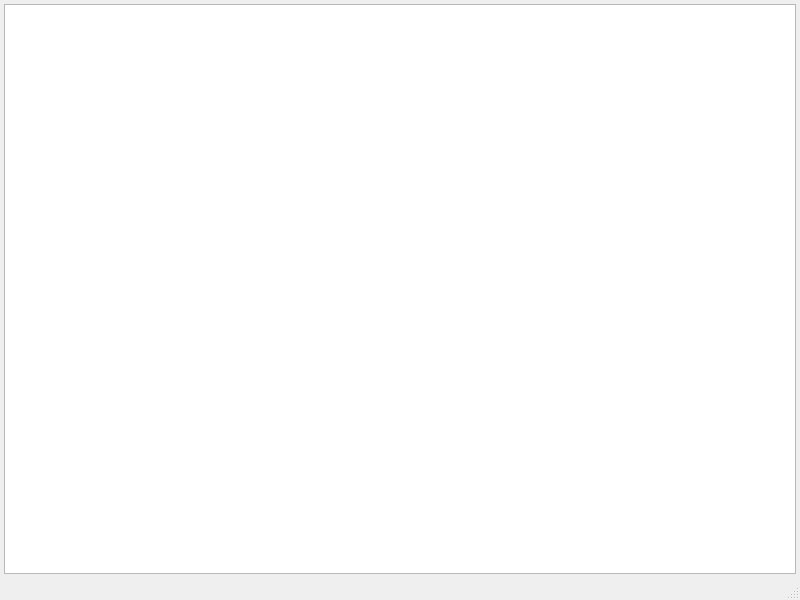
<?xml version="1.0" encoding="UTF-8"?>
<ui version="4.0">
 <class>HUserMinitor</class>
 <widget class="QMainWindow" name="HUserMinitor">
  <property name="geometry">
   <rect>
    <x>0</x>
    <y>0</y>
    <width>800</width>
    <height>600</height>
   </rect>
  </property>
  <property name="windowTitle">
   <string>MainWindow</string>
  </property>
  <widget class="QWidget" name="centralwidget">
   <layout class="QVBoxLayout" name="verticalLayout">
    <property name="leftMargin">
     <number>4</number>
    </property>
    <property name="topMargin">
     <number>4</number>
    </property>
    <property name="rightMargin">
     <number>4</number>
    </property>
    <property name="bottomMargin">
     <number>4</number>
    </property>
    <item>
     <widget class="QTextBrowser" name="textBrowser"/>
    </item>
   </layout>
  </widget>
  <widget class="QMenuBar" name="menubar">
   <property name="geometry">
    <rect>
     <x>0</x>
     <y>0</y>
     <width>800</width>
     <height>23</height>
    </rect>
   </property>
  </widget>
  <widget class="QStatusBar" name="statusbar"/>
 </widget>
 <resources/>
 <connections/>
</ui>
